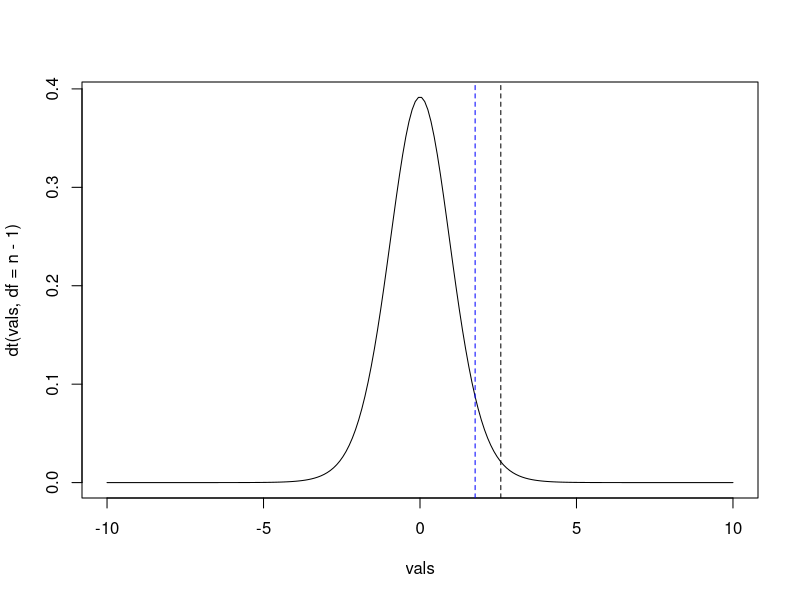
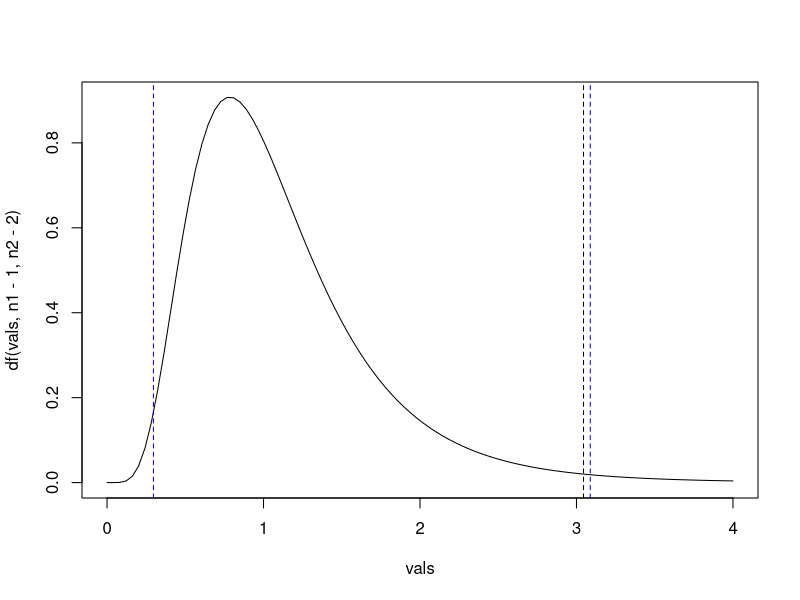

Generate these figures, in order, with R:
rm(list = ls())
# This clears everything that's already in the workspace

set.seed(1) 
# This makes sure anything that relies on random number generation will
# be the same each time you run the code - can give any number

## A.6
# Example 1
# Find 95% confidence interval for mu
n <- 10
y.bar <- 20
s <- 4

alpha <- 0.05

s.y.bar <- s/sqrt(n)
qt(1 - alpha/2, df = n - 1)

y.bar + qt(1 - alpha/2, df = n - 1)*s.y.bar # Upper 
y.bar + qt(alpha/2, df = n - 1)*s.y.bar # Lower
y.bar - qt(1 - alpha/2, df = n - 1)*s.y.bar # Another way to compute lower

# Example 2
# Test Null: mu <= 20 vs. Alternative mu > 20
n <- 15
y.bar <- 24
s <- 6

alpha <- 0.05

s.y.bar <- s/sqrt(n)
t.star <- (y.bar - 20)/s.y.bar
# Intuition: If the mean is really 20, then we expect t.star has a t_{n-1}
# distribution
# Also if the mean is really 20 or lower,
# then we would expect t.star to be very small, and we would
# consider large t.star's suggest the alternative is more plausible
# To build some intuition let's look at the t-density
vals <- seq(-10, 10, length.out = 200)
plot(vals, dt(vals, df = n - 1), type = "l")
# We want to reject when t is far to the right
t.star
qt(1 - alpha, df = n - 1)
abline(v = qt(1 - alpha, df = n - 1), col = "blue", lty = 2)
abline(v = t.star, col = "black", lty = 2)
# We reject the null - the mean is bigger than we'd expect 
# if the true mean were less than 20

# Example 3
# Test Null mu=10 vs. Alternative mu=/=10
n <- 25
y.bar <- 5.7
s <- 8

alpha <- 0.02

s.y.bar <- s/sqrt(n)

t.star <- (y.bar - 10)/s.y.bar
# Intuition: If the mean is really 10, we would expect t.star to be close to 0,
# not too big and not too small
# Furthermore, if the mean is really 10, then t.star has a t-distribution with 
# n-1 degrees of freedom, so we can determine the cutoffs by examining what values 
# are likely (and unlikely) if a random variable has a t_{n-1} distribution
abs(t.star)
qt(c(alpha/2, 1 - alpha/2), df = n - 1)
# We reject the null again - our test statistic is outside of the interval
# we would expect 95% of t.stars to be in if the true mean were 10

# Another way to perform the test - compute the 1 - alpha CI, and check if
# 10 is contained in it
y.bar + qt(1 - alpha/2, df = n - 1)*s.y.bar
y.bar + qt(alpha/2, df = n - 1)*s.y.bar # Nope! Not contained

# Example 4
# Go back to example 2, and compute the p-value
n <- 15
y.bar <- 24
s <- 6

s.y.bar <- s/sqrt(n)
t.star <- (y.bar - 20)/s.y.bar
# The p-value gives us the probability of observing a y.bar more extreme 
# (in this case, even bigger than our test statistic) 
# than the one we observed, if the null were true (if the mean were really <= 20)
1 - pt(t.star, df = n - 1)
pt(t.star, df = n - 1, lower.tail = FALSE)
# This probability is low - makes sense! y.bar is bigger than 20, and the standard
# error of the mean is pretty small, so it does seem like mu is likely bigger than 20

# Example 5
# Go back to Example 3, compute a p-value
n <- 25
y.bar <- 5.7
s <- 8

s.y.bar <- s/sqrt(n)

t.star <- (y.bar - 10)/s.y.bar
# For a two-sided test, the p-value is going to be the probability that we would observe
# a t.star even smaller than *or* even larger than what we observed, assuming the null
# were true and mu were really 10
2*pt(abs(t.star), n - 1, lower.tail = FALSE)

## A.7
# Example 6
# Get a 95% confidence interval for mu1 - mu2,
# assuming the variance is the same in both groups
n1 <- 10
y.bar <- 14
yiybarsq <- 105

n2 <- 20
z.bar <- 8
zizbarsq <- 224

alpha <- 0.05

ssq <- (yiybarsq + zizbarsq)/(n1 + n2 - 2)

t.star <- (y.bar - z.bar)/sqrt(ssq/sqrt(n1 + n2))
pt(-abs(t.star), df = n1 + n2 - 2) + 
  pt(abs(t.star), df = n1 + n2 - 2, lower.tail = FALSE)
2*pt(-abs(t.star), df = n1 + n2 - 2)

1 - pt(abs(t.star), df = n1 + n2 - 2)
pt(abs(t.star), df = n1 + n2 - 2, lower.tail = FALSE)

qt(c(alpha/2, 1 - alpha/2), df = n1 + n2 - 2)

y.bar - z.bar + qt(c(alpha/2, 1 - alpha/2), 
                   df = n1 + n2 - 2)*sqrt(ssq/n1 + ssq/n2)


# Example 7 - Continuation of Example 6 but with new alpha, 
# and now we want to test the null that mu1 = mu2 versus the alternative
# mu1 =/= mu2
alpha <- 0.1
t.star <- (y.bar - z.bar)/(sqrt(ssq/n1 + ssq/n2))
# Intuitively - we will reject when t.star is small
# We know that if the null is true,
# t.star is t distributed with n1 + n2 - 2 degrees of freedom
abs(t.star)
qt(c(alpha/2, 1 - alpha/2), 
   df = n1 + n2 - 2)
# We reject the null!

# Compute the one sided p-value - probability that
# the difference in means is even larger under the null?
pt(t.star, df = n1 + n2 - 2, lower.tail = FALSE)
# Compute the two sided p-value - probability that
# the difference in means is even larger or even smaller under the null?
2*pt(t.star, df = n1 + n2 - 2, lower.tail = FALSE)

## A.8
# Example 8
# Return to the data from Example 1
# Construct a 98% interval for the variance
n <- 10
y.bar <- 20
s <- 4
ssq <- s^2

alpha <- 0.02
# This is a little less intuitive - but we can construct a CI
# based because we know that (n-1)s^2/sigma^2 is 
# will be a chi-square random variable with n-1 degrees
# of freedom
(n - 1)*ssq/qchisq(c(1 - alpha/2, alpha/2), n - 1)

## A.9
# Example 9
# Compute a 90% interval for sigma1^2/sigma2^2
n1 <- 16
n2 <- 21

ssq1 <- 54.2
ssq2 <- 17.8

alpha <- 0.1

# We use the f distribution here, because 
# (ssq1/sigma1^2)/(ssq2/sigma2^2) has an F distribution
# with n1-1 and n2-1 degrees of freedom
ssq1/(ssq2)/qf(c(1 - alpha/2, alpha/2), n1 - 1, n2 - 1)

# Example 10 - Continuation of Example 9, perform a test of the
# null that the variances are equal versus the alternative that they are 
# not at level 0.02
alpha <- 0.02

t.star <- ssq1/(ssq2)
abs(t.star)
qf(c(alpha/2, 1 - alpha/2), n1 - 1, n2 - 1)
# Fail to reject the null

# Let's look at this on a plot just to see
vals <- seq(0, 4, length.out = 100)
plot(vals, df(vals, n1 - 1, n2 - 2),
     type = "l")
abline(v = qf(c(alpha/2, 1 - alpha/2), n1 - 1, n2 - 1),
       lty = 2, col = "blue")
abline(v = t.star, lty = 2)
